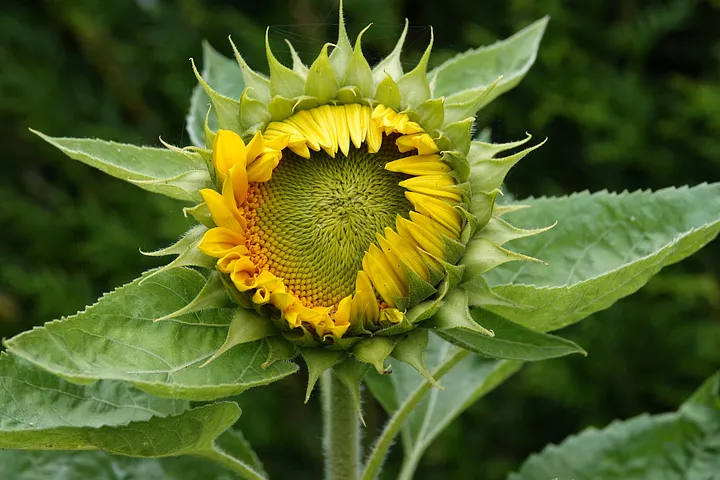
#> input picture openai/image/flower.webp, 720 x 480 px, found by its file name; its folder holds only this picture in this run
$ python collageimg.py
#> lines starting #> are read from the running program, lines starting #| are printed output that depends on the picture
import cv2
import numpy,os


listimg=os.listdir('../image')

path="/home/dev52/Django/openai/image/"


for i in listimg:
    full_path=path + i

    imge=cv2.imread(full_path)
#> imge is the input picture: shape (480, 720, 3); mean B, G, R 36.3, 98.6, 82.8
    imge=cv2.resize(imge, (380,280))
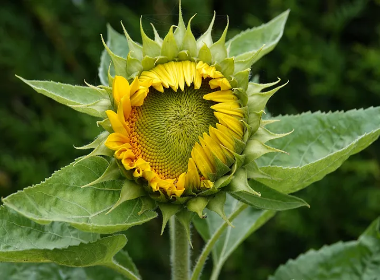
#> imge: shape (280, 380, 3); mean B, G, R 36.2, 98.5, 82.7
    imge1=numpy.hstack((imge, imge))
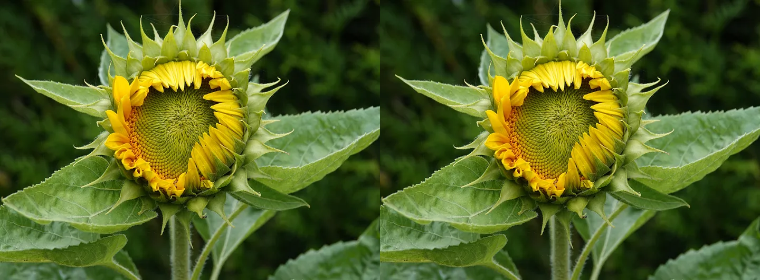
#> imge1: shape (280, 760, 3); mean B, G, R 36.2, 98.5, 82.7
    imge2=numpy.vstack((imge1, imge1))
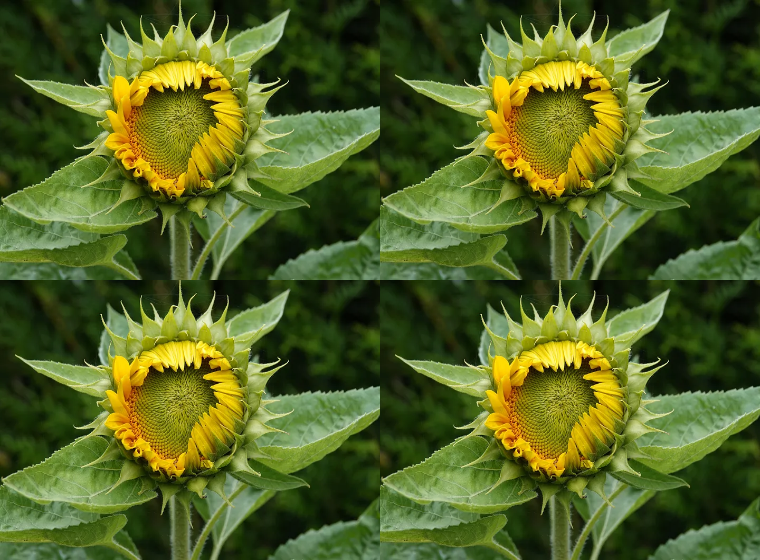
#> imge2: shape (560, 760, 3); mean B, G, R 36.2, 98.5, 82.7
    print(imge2)
#> (printed output is left out)
    cv2.imshow("Image", imge2)
    cv2.waitKey(0)

cv2.destroyAllWindows()

$ run again, on openai/image/img5.jpg
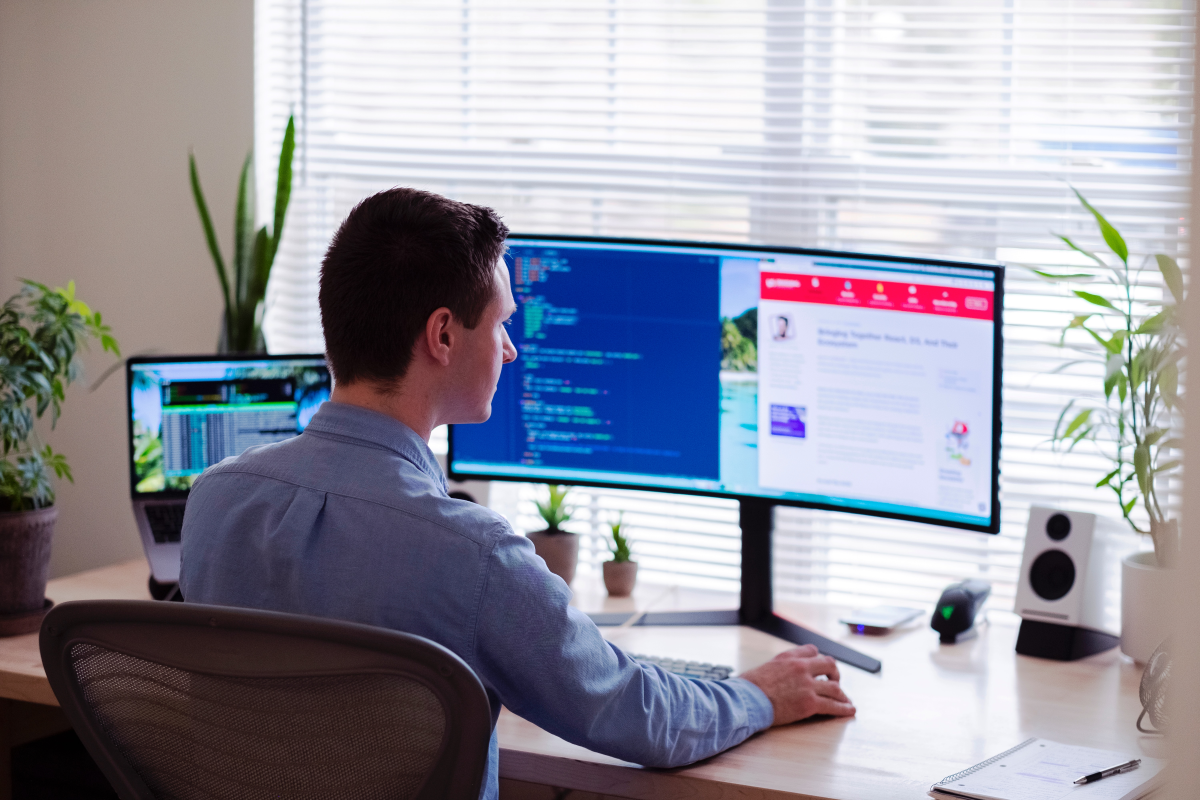
#> input picture openai/image/img5.jpg, 6000 x 4000 px, found by its file name (shown at 1/5 size)
#> imge is the input picture: shape (4000, 6000, 3); mean B, G, R 160.2, 148.1, 148.1
#> imge: shape (280, 380, 3)
#> `imge1=numpy.hstack((imge, imge))`:
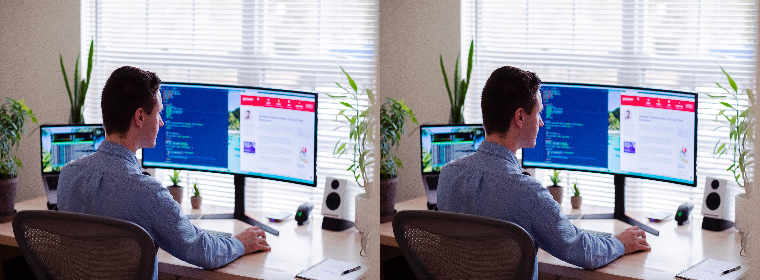
#> imge1: shape (280, 760, 3); mean B, G, R 160, 148, 148
#> `imge2=numpy.vstack((imge1, imge1))`:
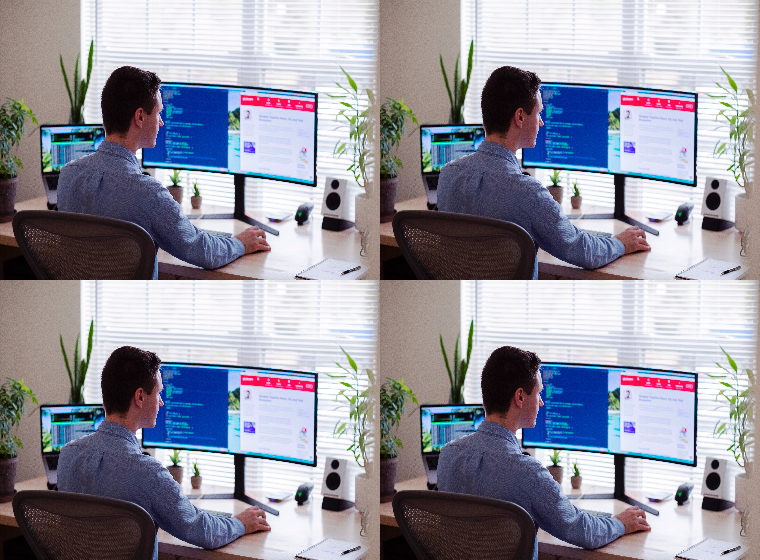
#> imge2: shape (560, 760, 3); mean B, G, R 160, 148, 148
#> (printed output is left out)

$ run again, on openai/image/img1.jpg
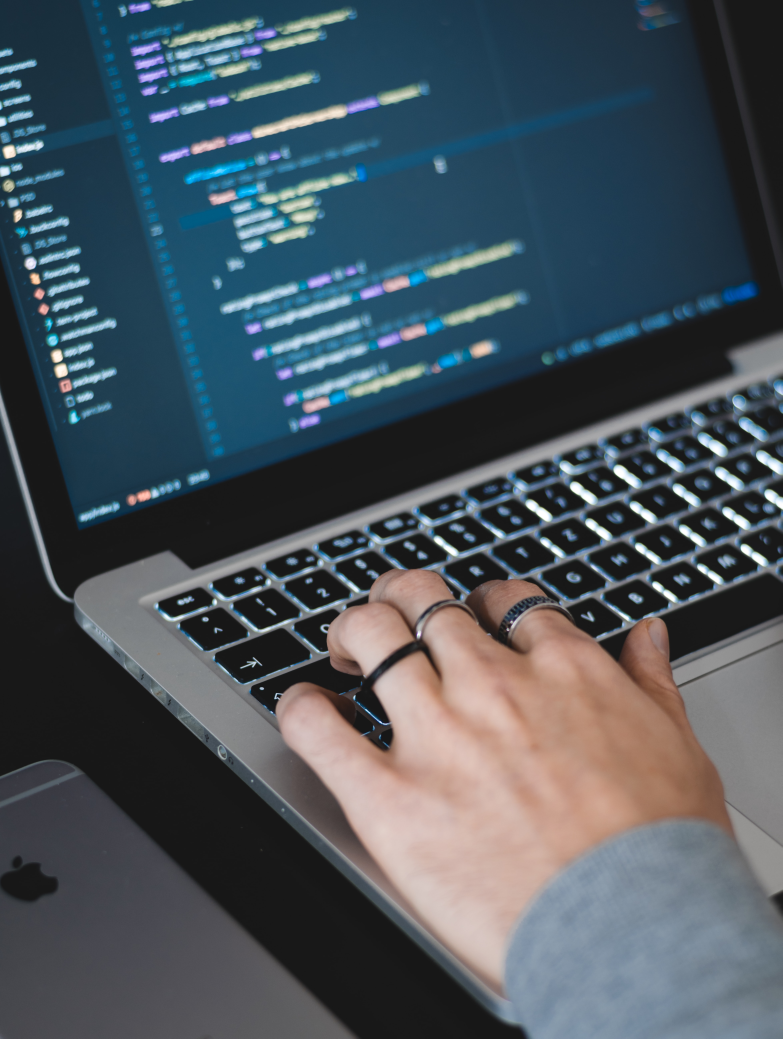
#> input picture openai/image/img1.jpg, 3912 x 5193 px, found by its file name (shown at 1/5 size)
#> imge is the input picture: shape (5193, 3912, 3); mean B, G, R 92.8, 84.3, 73.1
#> imge: shape (280, 380, 3)
#> `imge1=numpy.hstack((imge, imge))`:
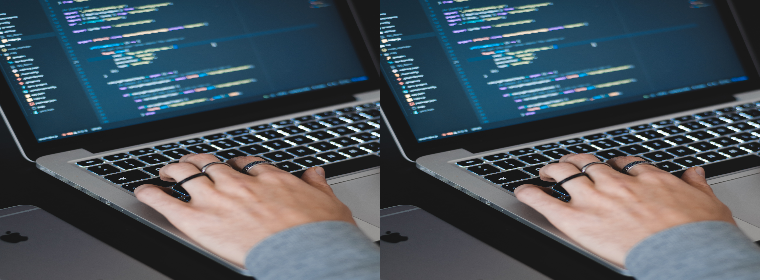
#> imge1: shape (280, 760, 3); mean B, G, R 92.7, 84.2, 73
#> `imge2=numpy.vstack((imge1, imge1))`:
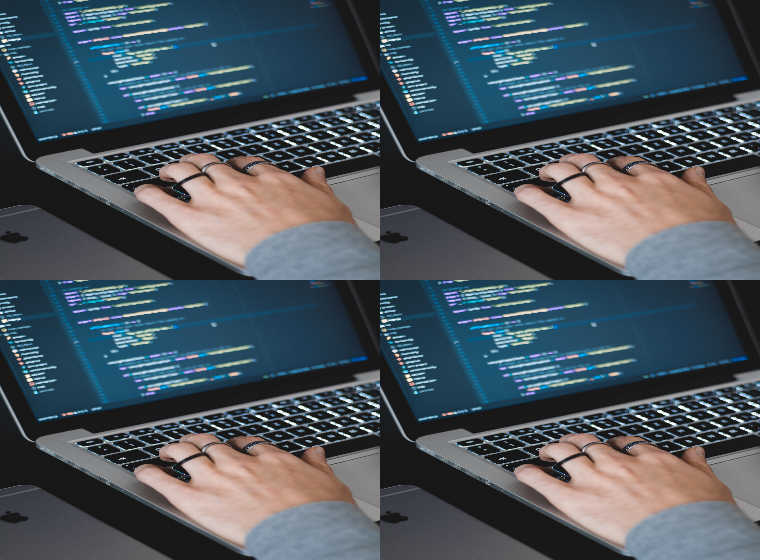
#> imge2: shape (560, 760, 3); mean B, G, R 92.7, 84.2, 73
#> (printed output is left out)
